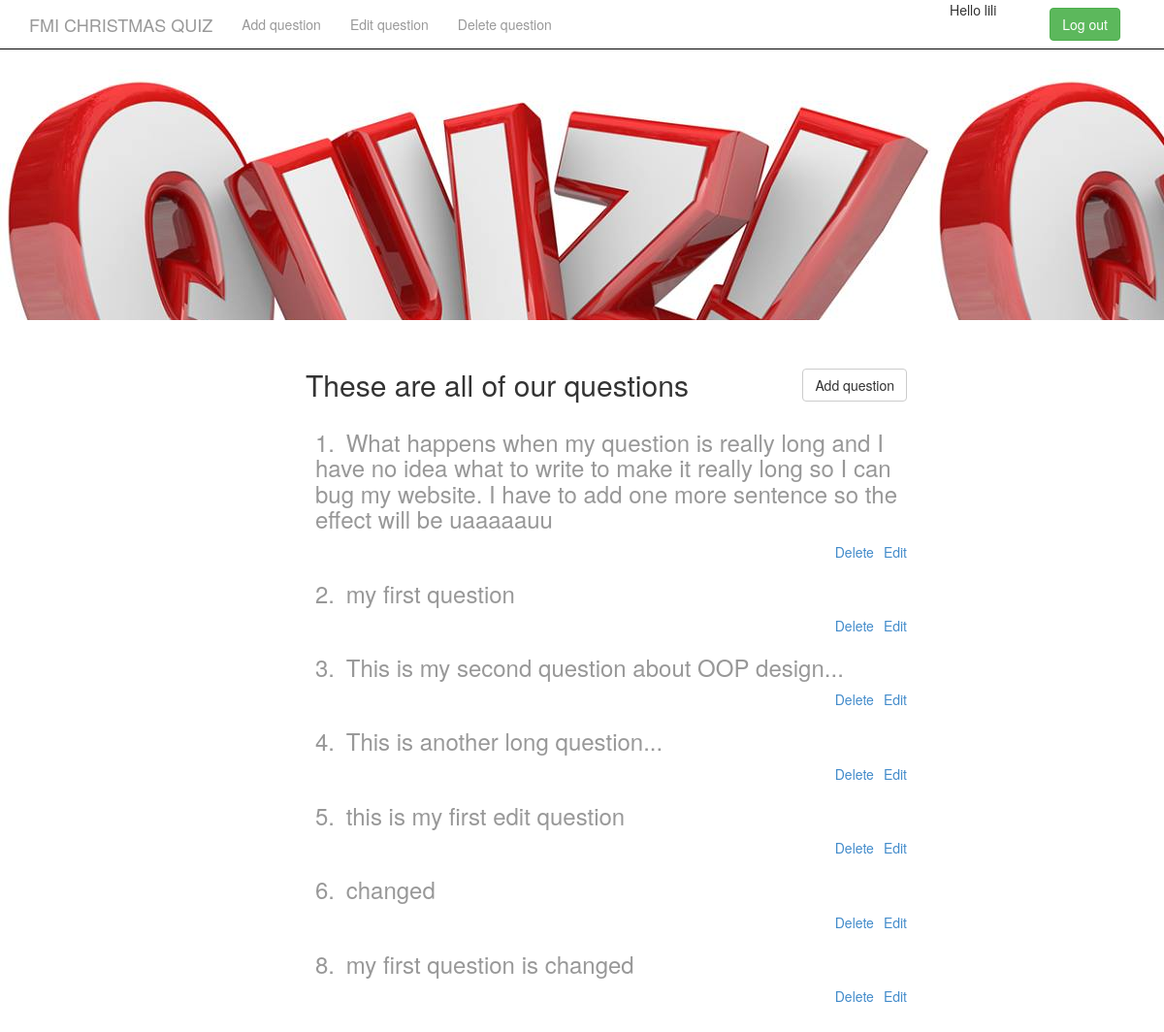
/home-page.php (signed in), run on the app's committed database.
### tables this page shows
CREATE TABLE IF NOT EXISTS `questions` (
  `id` int(11) NOT NULL AUTO_INCREMENT,
  `question` text NOT NULL,
  `ans1` text NOT NULL,
  `ans2` text NOT NULL,
  `ans3` text NOT NULL,
  `ans4` text NOT NULL,
  `correct` text NOT NULL,
  PRIMARY KEY (`id`)
);

### home-page.php (the view, shortened to what this page needs)
<?php
if (!empty($_SESSION['logged_in'])) {
    ?>
    <html>
        <head>
            <link href="css/bootstrap.min.css" rel="stylesheet" media="screen">
            <link rel="stylesheet" type="text/css" href="index.css">
        </head>
        <body>
            <div class="navbar navbar-inverse navbar-fixed-top" role="navigation">
                <div class="container">
                    <div class="navbar-header">
                        <a class="navbar-brand" href="#">FMI CHRISTMAS QUIZ</a>
                    </div>
                    <nav>
                        <ul class="nav navbar-nav">
                            <li><a href="#">Add question</a></li>
                        </ul>
                        <ul class="nav navbar-nav">
                            <li><a href="#">Edit question</a></li>
                        </ul>
                        <ul class="nav navbar-nav">
                            <li><a href="#">Delete question</a></li>
                        </ul>
                    </nav>
                    <div class="navbar-collapse collapse">
                        <form class="navbar-form navbar-right" role="form" method="post" action="logout-script.php">
                            <button type="submit" class="btn btn-success">Log out</button>
                        </form>
                        <p class="greeting">Hello <?php echo $_SESSION['username'] ?></p>
                    </div>
                </div>
            </div>
            <div class="jumbotron">
            </div>
            <div class="col-md-4 middle-row">
                <a href="add-question.php" class="btn btn-default" style="float:right; margin-top:20px">Add question</a>
                <div class="question">
                    <h2>These are all of our questions</h2>
    <?php
    $link = mysqli_connect("localhost", "christmas_quiz", "christmas_quiz", "christmas_quiz");
    $sql = "SELECT question, ans1, ans2, ans3, ans4, correct, id FROM questions";
    $result = mysqli_query($link, $sql);
    while ($row = mysqli_fetch_array($result, MYSQLI_BOTH)) {
        echo "<div id='accordian'><h3 class='question-title'><span style='margin-right:5px'>" . $row["id"] . ". </span>" . $row["question"] . "</h3>" .
        "<ul><li>" . $row["ans1"] . "</li>" .
        "<li>" . $row["ans2"] . "</li>" .
        "<li>" . $row["ans3"] . "</li>" .
        "<li>" . $row["ans4"] . "</li></ul>
                        <a href='edit-question.php?id=" . $row['id'] . "&question=" . $row['question'] . "&ans1=" . $row['ans1'] . "&ans2=" . $row['ans2'] .
        "&ans3=" . $row['ans3'] . "&ans4=" . $row['ans4'] . " class='edit-q' style='float:right;'>Edit</a>
                        <a href='delete-question.php?id=" . $row['id'] . "&question=" . $row['question'] . "&ans1=" . $row['ans1'] . "&ans2=" . $row['ans2'] .
        "&ans3=" . $row['ans3'] . "&ans4=" . $row['ans4'] . " " . " style='float:right; margin-right:5px' class='del-q'>Delete</a>
                       </div>";
    }
    ?>
                </div>
            </div>
        </body>
    </html>
    <?php
} else {
    echo"not logged in";
    header("Location:index.php?message=You are not logged in!");
}
?>

### index.css (style rules this page uses)
.middle-row { margin-left:300px; width:650px; margin-bottom:40px; }
.jumbotron { background: url("quiz.jpg"); margin-top:-40px; height: 370px; //margin-top:30px; }
.navbar { background-color: none; }
.btn-success { opacity: 1!important; }
.navbar-inverse { background-color: #ffffff; border-color:none; }
.greeting { float:right; margin-right: 40px; }
.question-title { opacity: 0.5; padding-left: 10px; }
#accordian { float: left; width: 100%; }
.del-q { margin-right: 10px; float: right; }

### data on the page
questions: id "1", question "What happens when my question is really long and I have no idea what to write to make it really long so I can bug my website. I have to add one more sentence so the effect will be uaaaaauu"
questions: id "2", question "my first question"
questions: id "3", question "This is my second question about OOP design..."
questions: id "4", question "This is another long question..."
questions: id "5", question "this is my first edit question"
questions: id "6", question "changed"
questions: id "8", question "my first question is changed"

### other printed values
$_SESSION['username'] "lili"
